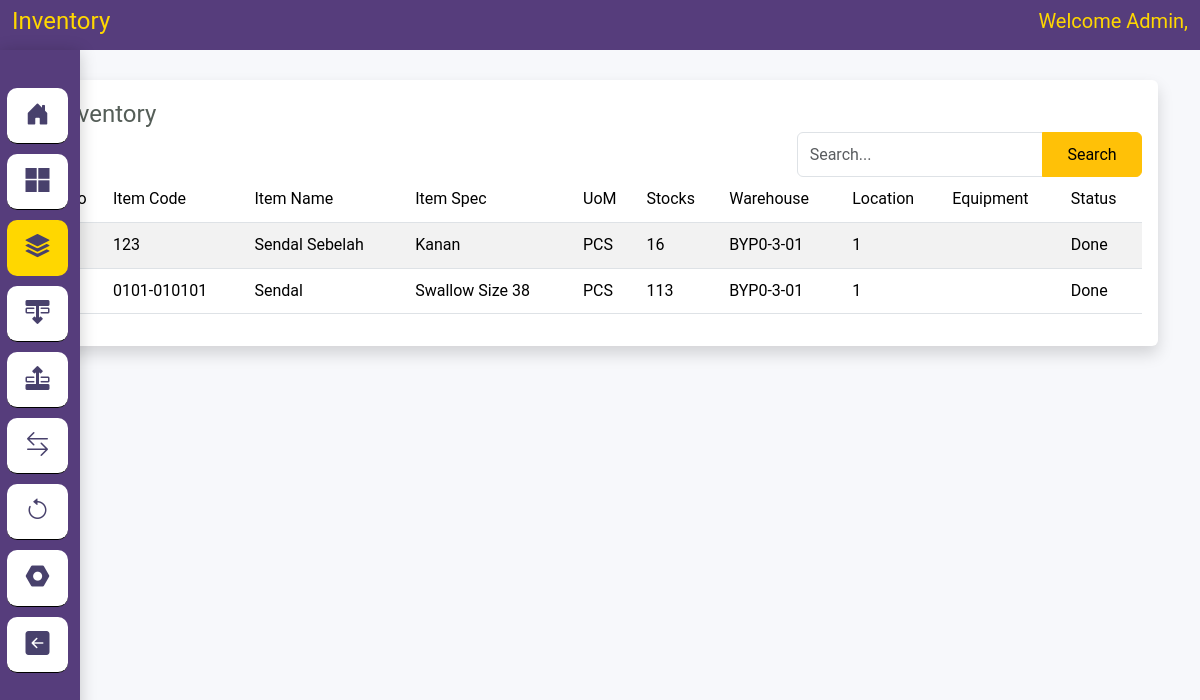
/index.php/inventory, run on an earlier commit of the app's database.
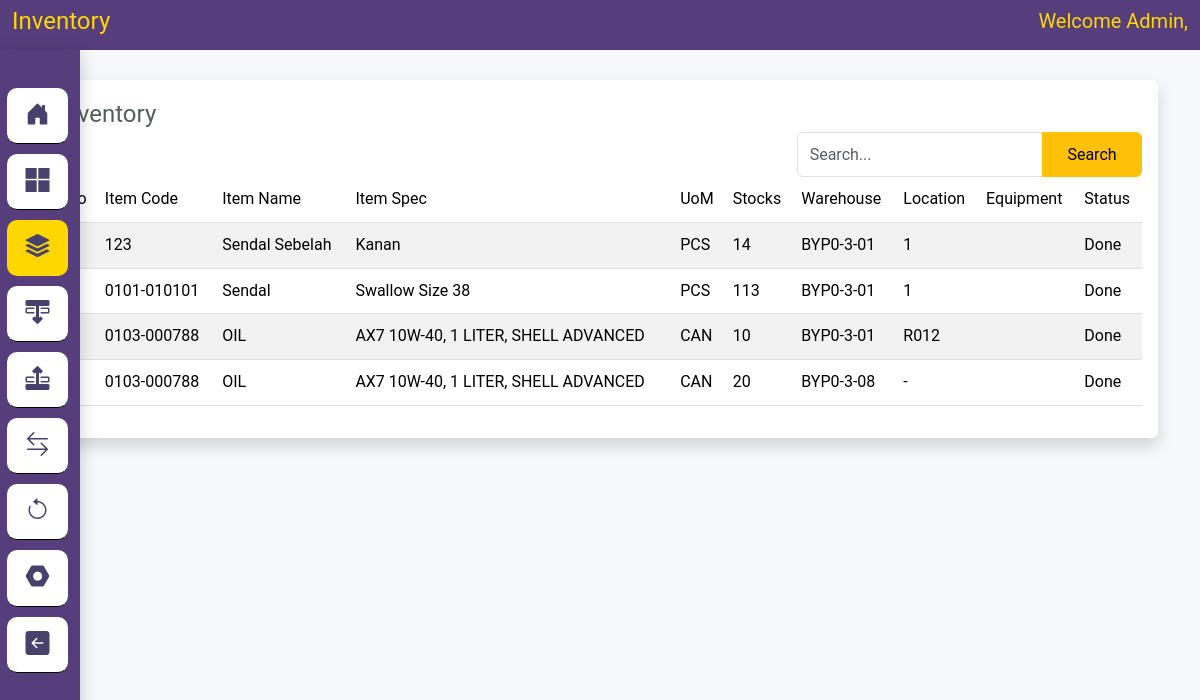
And on a later commit of the database.
### tables this page shows
CREATE TABLE `inventory` (
  `id` int(11) NOT NULL,
  `item_code` varchar(50) NOT NULL,
  `location` varchar(200) NOT NULL,
  `stocks` int(11) NOT NULL,
  `warehouse_code` varchar(50) NOT NULL,
  `equipment` varchar(200) NOT NULL,
  `status` varchar(50) NOT NULL
);

CREATE TABLE `items` (
  `item_code` varchar(50) NOT NULL,
  `name` varchar(200) NOT NULL,
  `specification` varchar(200) NOT NULL,
  `uom` varchar(50) NOT NULL,
  `remarks` text DEFAULT NULL,
  `image` varchar(100) DEFAULT NULL
);

CREATE TABLE `warehouse` (
  `warehouse_code` varchar(100) NOT NULL,
  `warehouse_name` varchar(200) NOT NULL
);

### application/controllers/Inventory.php (called while the page is built, shortened)
<?php
class Inventory extends CI_Controller
{
    public function index()
    {
        if ($this->input->post('search')) {
            $data['keyword'] = $this->input->post('keyword');
            $this->session->set_userdata('keyword_inventory', $data['keyword']);
        } else {
            $data['keyword'] = $this->session->userdata('keyword_inventory');;
        }
        $this->db->select('*');
        $this->db->from('inventory');
        $this->db->join('items', 'inventory.item_code = items.item_code');
        $this->db->join('warehouse', 'inventory.warehouse_code = warehouse.warehouse_code');
        $this->db->like('inventory.item_code', $data['keyword'])->or_like('warehouse.warehouse_code', $data['keyword'])->or_like('items.name', $data['keyword'])->or_like('items.specification', $data['keyword'])
        ->or_like('items.uom', $data['keyword'])->or_like('inventory.location', $data['keyword'])->or_like('inventory.equipment', $data['keyword']);;
        $config['total_rows'] = $this->db->count_all_results();
        $data['total_rows'] = $config['total_rows'];
        $config['per_page'] = 10;
        $data['judul'] = 'Inventory';
        $data['start'] = $this->uri->segment(3);
        $this->db->select('*');
        $this->db->from('inventory');
        $this->db->join('items', 'inventory.item_code = items.item_code');
        $this->db->join('warehouse', 'inventory.warehouse_code = warehouse.warehouse_code');
        $this->db->like('inventory.item_code', $data['keyword'])->or_like('warehouse.warehouse_code', $data['keyword'])->or_like('items.name', $data['keyword'])->or_like('items.specification', $data['keyword'])
        ->or_like('items.uom', $data['keyword'])->or_like('inventory.location', $data['keyword'])->or_like('inventory.equipment', $data['keyword']);;
        $this->db->limit($config['per_page'], $data['start']);
        $data['stock'] = $this->db->get()->result();
        $this->load->view('template/header', $data);
        $this->load->view('inventory/index', $data);
    }
}

### index.php (called while the page is built, shortened)
<?php
require_once BASEPATH.'core/CodeIgniter.php';

### application/views/inventory/index.php (the view, shortened to what the changed rows need)
<div class="container" style="margin-top: 80px;">
    <div class="cards shadow p-3 mb-5 bg-white rounded" style="max-width:100%">
        <div class="card-body">
            <div class="">
                <div class="row">
                    <div class="col table-responsive">
                        <table id="warehouse" class="table table-striped table-hover">
                            <thead class="text-primary">
                                <tr>
                                    <th>No</th>
                                    <th>Item Code</th>
                                    <th>Item Name</th>
                                    <th>Item Spec</th>
                                    <th>UoM</th>
                                    <th>Stocks</th>
                                    <th>Warehouse</th>
                                    <th>Location</th>
                                    <th>Equipment</th>
                                    <th>Status</th>
                                </tr>
                            </thead>
                            <tbody>
                                <?php
                                    $i = 1;
                                    foreach ($stock as $data) {
                                ?>
                                <?php if (strtolower($data->status) != '1') { ?>
                                <tr style="background-color: red;" id="id-<?= $i ?>">
                                    <?php ;} else { ?>
                                <tr id="id-<?= $i ?>">
                                    <?php ;} ?>
                                    <td> <?= $i ?></td>
                                    <td><?= $data->item_code ?></td>
                                    <td><?= $data->name ?></td>
                                    <td><?= $data->specification ?></td>
                                    <td><?= $data->uom ?></td>
                                    <td><?= $data->stocks ?></td>
                                    <td><?= $data->warehouse_code ?></td>
                                    <td><?= $data->location ?></td>
                                    <td><?= $data->equipment ?></td>
                                    <td>
                                        <?php if (strtolower($data->status) == '1') { ?>
                                        <span class="material-symbols-outlined">Done</span>
                                        <?php } else { ?>
                                        <span class="material-symbols-outlined">Close</span>
                                        <?php }; ?>
                                    </td>
                                </tr>
                    </div>
                </div>
                <?php
                            $i++;
                            }
                        ?>
            </div>
        </div>
</body>
</html>

What changed in the data, as far as the page shows it:
changed inventory "Sendal Sebelah": stocks "16" → "14"
added inventory: items.item_code "0103-000788", items.name "OIL", items.specification "AX7 10W-40, 1 LITER, SHELL ADVANCED", items.uom "CAN", stocks "10", warehouse.warehouse_code "BYP0-3-01", location "R012", status "Done"
added inventory: items.item_code "0103-000788", items.name "OIL", items.specification "AX7 10W-40, 1 LITER, SHELL ADVANCED", items.uom "CAN", stocks "20", warehouse.warehouse_code "BYP0-3-08", location "-", status "Done"
